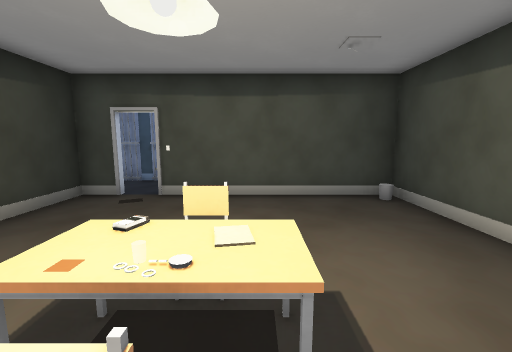
view 1 (above)

15 first-person views from a walk through a level from a Godot 3-D game. The camera is 1.4 m above the floor, tilts 8° down and sees 90° across. The floor is counted in squares, 1 m on a side. Each view is taken from the middle of a square. On the plan, view 1 faces up. The plan holds only what a view shows up to about 13 squares ahead; the rest is blank. The place goes on beyond the plan. Characters and animated objects are not drawn. Door leaves are left out where a doorway can be walked through. Some surface patterns are stand-ins.

view 2
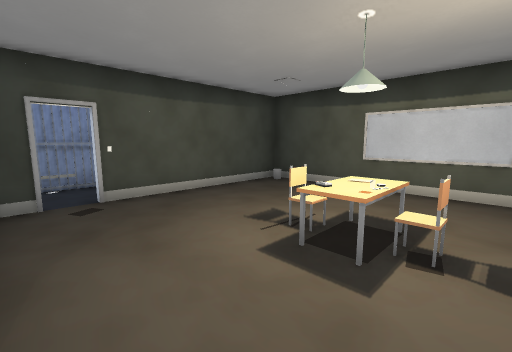

view 3
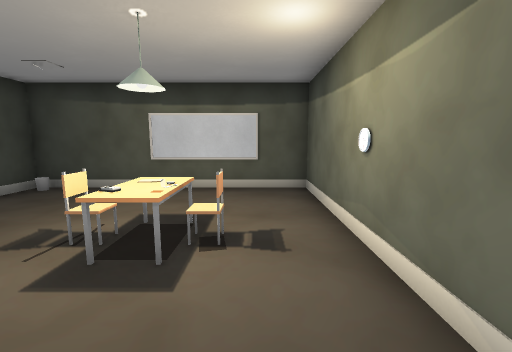

view 4
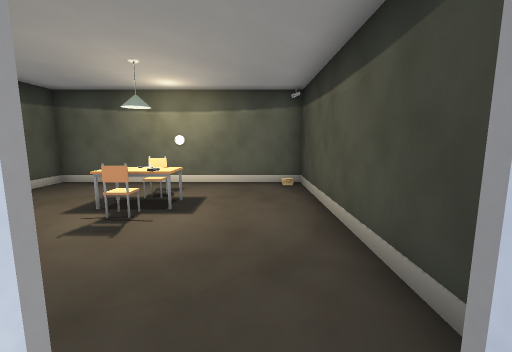

view 5
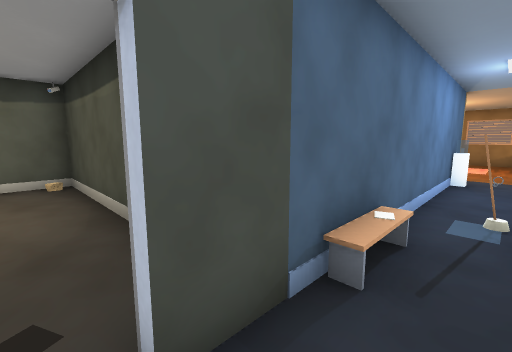

view 6
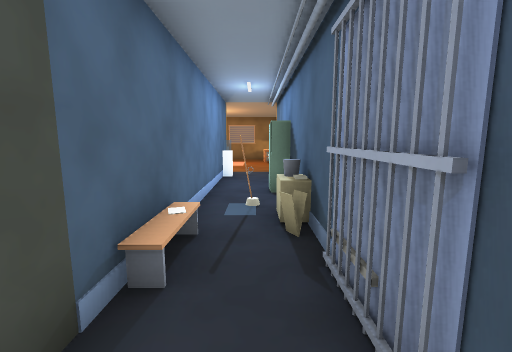

view 7
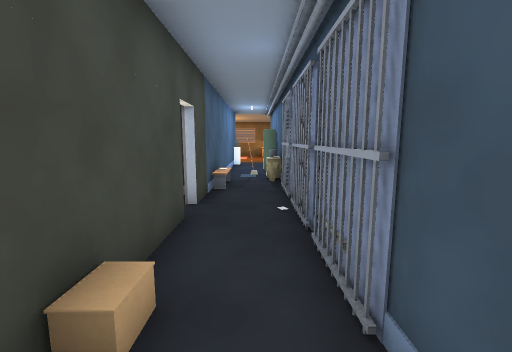

view 8
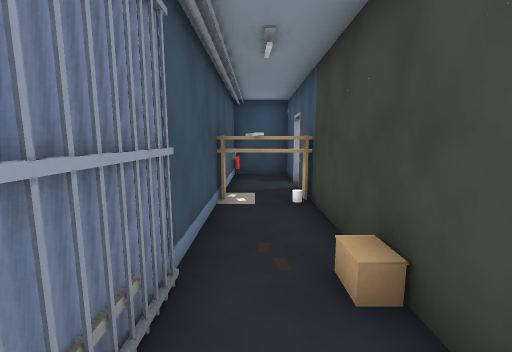

view 9
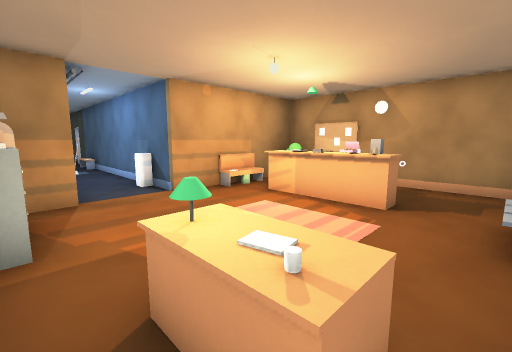

view 10
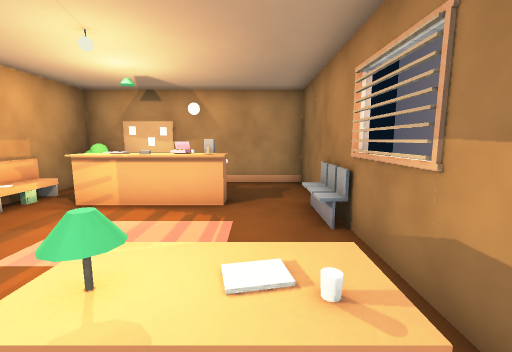

view 11
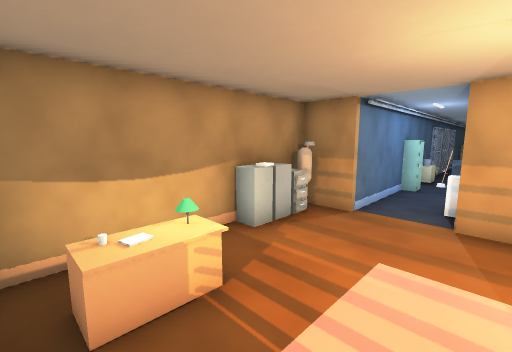

view 12
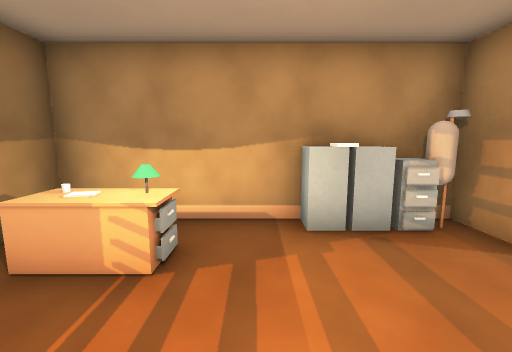

view 13
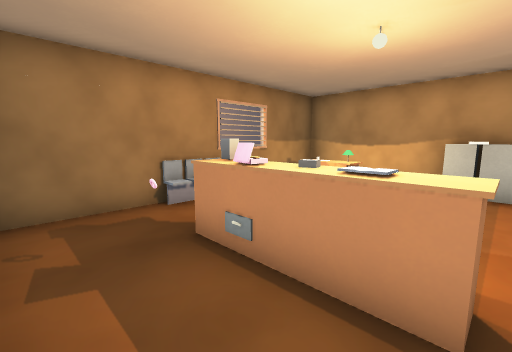

view 14
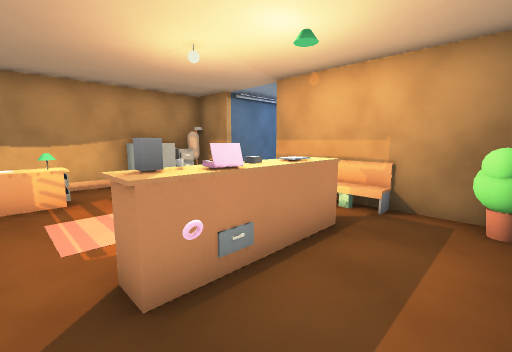

view 15
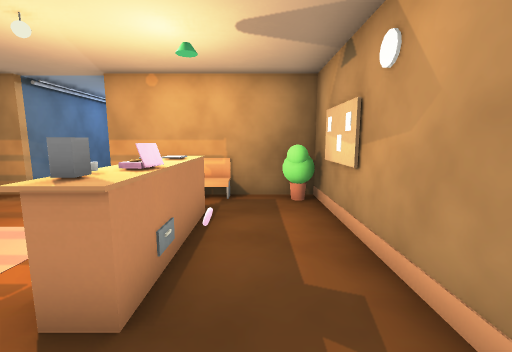

### Floor plan
Key: @ floor where view 1 was taken; # wall or solid block; . floor; / step, stairs or slope; D open door; ^ raised ledge; L lamp; C cylinder; O other object.
Columns run from 22 left of view 1 to 4 right of it. Each row starts with its distance up from view 1.
 11 #########
 10 #....^OO#
  9 #.^C....####O##############
  8 #.........................#
  7 #........#......O##.#######
  6 #/......##########.D.....O#
  5 #/.....O#        #........#
  4 #..^^^^O#        #........#
  3 #.......#        #........#
  2 #......##        #...LL...#
  1 #########        #...LL...#
  0                  #....@...#
 -1                  #/.......#
 -2                  ##########

Where each view was taken, in squares from view 1:
view 1: 0 up, 0 right, facing up
view 2: 0 up, 4 left, facing up-right
view 3: 0 up, 4 left, facing right
view 4: 7 up, 3 left, facing down
view 5: 8 up, 3 left, facing down-left
view 6: 8 up, 3 left, facing left
view 7: 8 up, 2 right, facing left
view 8: 8 up, 2 left, facing right
view 9: 10 up, 21 left, facing down-right
view 10: 10 up, 20 left, facing down
view 11: 6 up, 21 left, facing up-right
view 12: 6 up, 18 left, facing up
view 13: 2 up, 16 left, facing up-left
view 14: 2 up, 20 left, facing up-right
view 15: 3 up, 21 left, facing right
